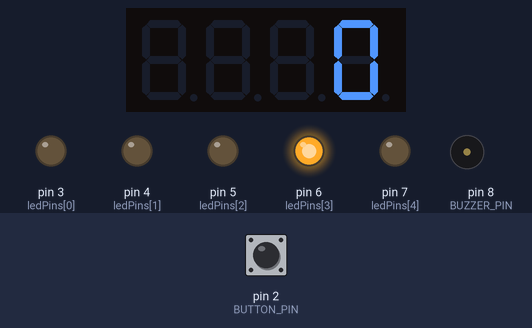
This sketch was run on a simulated Arduino Uno, built with avr-gcc and run on an emulated ATmega328P. Shown: 4-digit seven-segment display, output pins drawn as LEDs (lit = HIGH), buzzer (waves = sounding, pin HIGH). Dashed ring = blinking. The test bench sets the inputs (shaded band); at power-on: pin 2 (BUTTON_PIN) HIGH.

Above: at 1.37 s.
1.9 s: pin 2 (BUTTON_PIN) pulled LOW for 0.15 s
At 2.9 s:
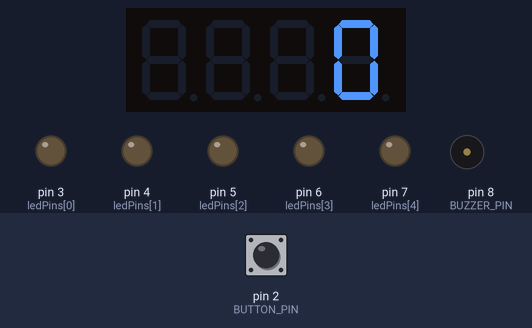
At 3.41 s:
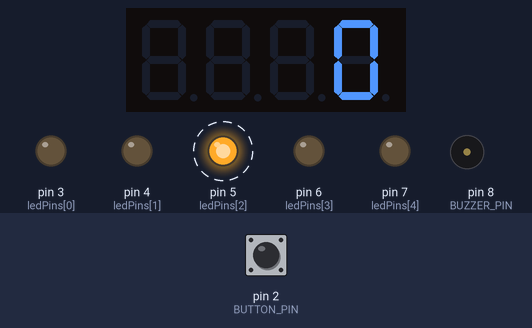
Timing chart, 0 to 11.6 s (numbered marks = the images above; inputs shaded):
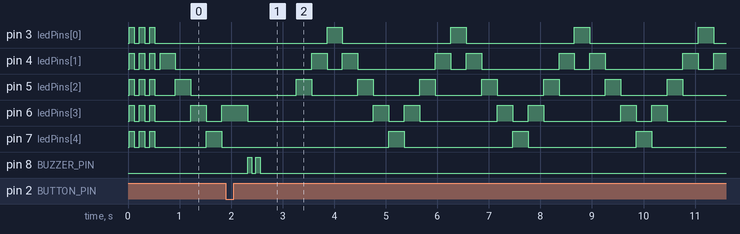

Measured:
- after the input at 1.9 s, pin 8 (BUZZER_PIN): alternates HIGH for 0.08 s and LOW for 0.08 s, 4 changes in all, then stays LOW, starting after 0.42 s
- by itself, pin 3 (ledPins[0]), pin 7 (ledPins[4]): alternates HIGH for 0.30 s and LOW for 2.1 s
- by itself, pin 4 (ledPins[1]): repeats every 2.4 s: LOW 0.30 s, HIGH 0.30 s, LOW 1.5 s, HIGH 0.30 s
- by itself, pin 5 (ledPins[2]): alternates HIGH for 0.30 s and LOW for 0.90 s
- by itself, pin 6 (ledPins[3]): repeats every 2.4 s: HIGH 0.30 s, LOW 0.30 s, HIGH 0.30 s, LOW 1.5 s

The sketch:

reaction_game.ino
```cpp
#include <Arduino.h>
#include <TM1637Display.h> // The new display library

// Pin Configurations
const int BUTTON_PIN = 2;
const int BUZZER_PIN = 8;

// Display Module Pins
const int CLK_PIN = 10;
const int DIO_PIN = 11;

// Initialize the display object
TM1637Display display(CLK_PIN, DIO_PIN);

// Your 5 LEDs in physical order from left to right
const int ledPins[] = {3, 4, 5, 6, 7};
const int totalLeds = 5;
const int TARGET_LED_INDEX = 2; // The Green LED in the middle

// Game Settings
int currentLed = 0;
int direction = 1;
int lastButtonState = HIGH;
int score = 0; // Tracks your current win streak!

// Speed Control variables
unsigned long lastMoveTime = 0;
int startSpeed = 300;
int currentSpeed = 300;
int speedStep = 40;
int maxSpeed = 40;

void setup() {
  pinMode(BUTTON_PIN, INPUT_PULLUP);
  pinMode(BUZZER_PIN, OUTPUT);
  digitalWrite(BUZZER_PIN, LOW);

  for (int i = 0; i < totalLeds; i++) {
    pinMode(ledPins[i], OUTPUT);
    digitalWrite(ledPins[i], LOW);
  }

  // Initialize Display settings
  display.setBrightness(0x0f); // Set to maximum brightness
  display.showNumberDec(score); // Show the starting score of 0

  // Boot test: Flash all 5 LEDs
  flashAllLeds(3, 100);
}

void loop() {
  unsigned long currentTime = millis();

  // --- 1. MOVE THE RUNNING LIGHT ---
  if (currentTime - lastMoveTime >= currentSpeed) {
    lastMoveTime = currentTime;
    digitalWrite(ledPins[currentLed], LOW);
    currentLed += direction;
    if (currentLed >= totalLeds - 1 || currentLed <= 0) {
      direction = -direction;
    }
    digitalWrite(ledPins[currentLed], HIGH);
  }

  // --- 2. CHECK THE BUTTON PRESS ---
  int buttonState = digitalRead(BUTTON_PIN);

  if (buttonState == LOW && lastButtonState == HIGH) {
    if (currentLed == TARGET_LED_INDEX) {

      // --- 🎉 WIN SEQUENCE ---
      score++; // Add 1 to your streak!
      display.showNumberDec(score); // Update the screen instantly

      currentSpeed -= speedStep;
      if (currentSpeed < maxSpeed) {
        currentSpeed = maxSpeed;
      }

      digitalWrite(ledPins[currentLed], LOW);
      winSequence();

    } else {

      // --- ❌ LOSE SEQUENCE ---
      score = 0; // Reset streak back to zero
      display.showNumberDec(score); // Update the screen instantly

      currentSpeed = startSpeed;
      loseSequence();
    }

    lastMoveTime = millis();
  }

  lastButtonState = buttonState;
}

void winSequence() {
  digitalWrite(BUZZER_PIN, HIGH);
  for (int i = 0; i < totalLeds; i++) digitalWrite(ledPins[i], HIGH);
  delay(250);

  digitalWrite(BUZZER_PIN, LOW);
  for (int i = 0; i < totalLeds; i++) digitalWrite(ledPins[i], LOW);
  delay(500);
}

void loseSequence() {
  delay(400);
  digitalWrite(ledPins[currentLed], LOW);

  digitalWrite(BUZZER_PIN, HIGH); delay(80);
  digitalWrite(BUZZER_PIN, LOW);  delay(80);
  digitalWrite(BUZZER_PIN, HIGH); delay(80);
  digitalWrite(BUZZER_PIN, LOW);
  delay(400);
}

void flashAllLeds(int times, int speedMs) {
  for (int t = 0; t < times; t++) {
    for (int i = 0; i < totalLeds; i++) digitalWrite(ledPins[i], HIGH);
    delay(speedMs);
    for (int i = 0; i < totalLeds; i++) digitalWrite(ledPins[i], LOW);
    delay(speedMs);
  }
}
```
